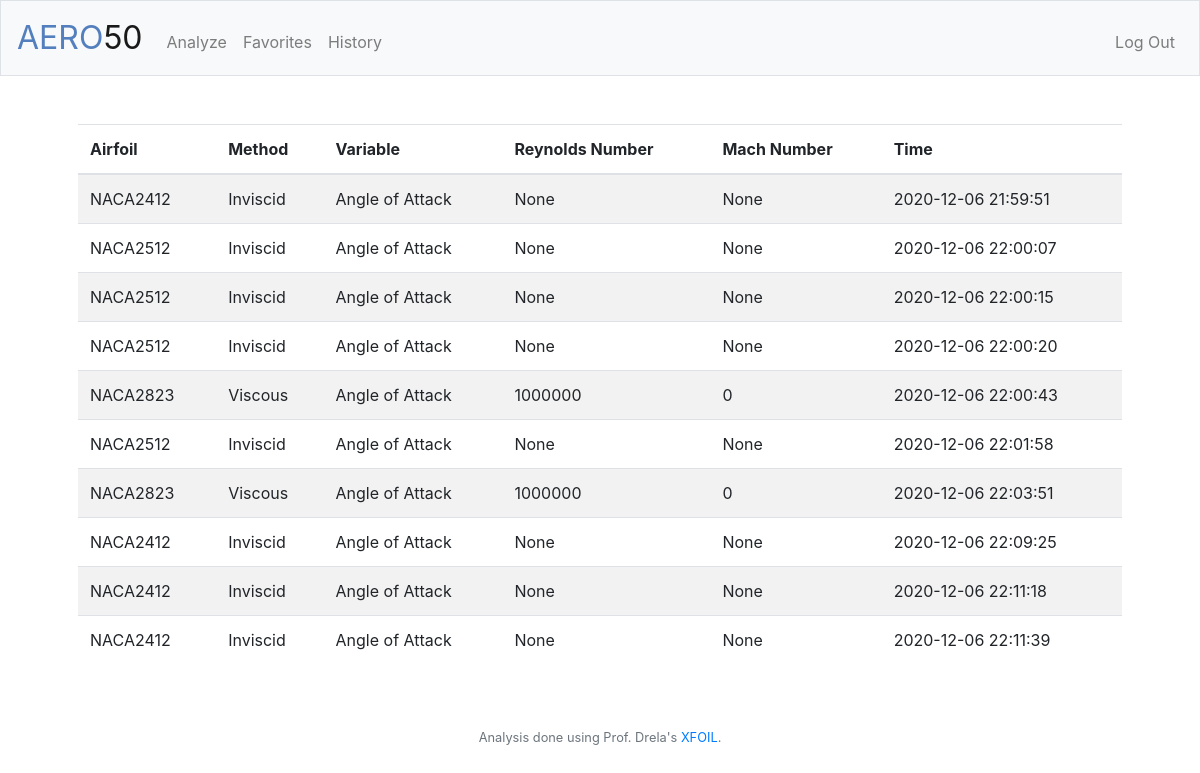
Screenshot of /history (signed in) with the database file from the repository.
### tables this page shows
CREATE TABLE analyses (id INTEGER, airfoil TEXT, method TEXT, variable TEXT, start NUMERIC, end NUMERIC, re NUMERIC, mach NUMERIC, favorites BOOL DEFAULT 0, analysis_id INTEGER, time DATETIME DEFAULT CURRENT_TIMESTAMP, step NUMERIC, max_iter INTEGER, PRIMARY KEY (analysis_id), FOREIGN KEY (id) REFERENCES users(id));

### application.py (the view)
@app.route("/history")
@login_required
def history():
    data = db.execute("SELECT * FROM analyses WHERE id = ?", session["user_id"])
    return render_template("history.html", data=data)

### application.py (called while the page is built)
@app.after_request
def after_request(response):
    response.headers["Cache-Control"] = "no-cache, no-store, must-revalidate"
    response.headers["Expires"] = 0
    response.headers["Pragma"] = "no-cache"
    return response

### helpers.py (called while the page is built)
def login_required(f):
    @wraps(f)
    def decorated_function(*args, **kwargs):
        if session.get("user_id") is None:
            return redirect("/login")
        return f(*args, **kwargs)
    return decorated_function

### templates/history.html (shortened to what this page needs)
{% extends "layout.html" %}
{% block main %}
    <main>
        <table class="table table-striped">
            <thead>
                <tr>
                    <th>Airfoil</th>
                    <th>Method</th>
                    <th>Variable</th>
                    <th>Reynolds Number</th>
                    <th>Mach Number</th>
                    <th>Time</th>
                </tr>
            </thead>
            <tbody>
                {% for analysis in data %}
                <tr>
                    <td>NACA{{ analysis.airfoil }}</td>
                    <td>{{ analysis.method }}</td>
                    <td>{{ analysis.variable }}</td>
                    <td>{{ analysis.re }}</td>
                    <td>{{ analysis.mach }}</td>
                    <td>{{ analysis.time }}</td>
                </tr>
                {% endfor %}
            </tbody>
        </table>
    </main>
{% endblock %}

### static/styles.css (style rules this page uses)
main { overflow-x: auto; text-align: center; }
main table { text-align: left; }

### rows the page displays
analyses: airfoil "2412", method "Inviscid", variable "Angle of Attack", re "None", mach "None", time "2020-12-06 21:59:51"
analyses: airfoil "2512", method "Inviscid", variable "Angle of Attack", re "None", mach "None", time "2020-12-06 22:00:07"
analyses: airfoil "2512", method "Inviscid", variable "Angle of Attack", re "None", mach "None", time "2020-12-06 22:00:15"
analyses: airfoil "2512", method "Inviscid", variable "Angle of Attack", re "None", mach "None", time "2020-12-06 22:00:20"
analyses: airfoil "2823", method "Viscous", variable "Angle of Attack", re "1000000", mach "0", time "2020-12-06 22:00:43"
analyses: airfoil "2512", method "Inviscid", variable "Angle of Attack", re "None", mach "None", time "2020-12-06 22:01:58"
analyses: airfoil "2823", method "Viscous", variable "Angle of Attack", re "1000000", mach "0", time "2020-12-06 22:03:51"
analyses: airfoil "2412", method "Inviscid", variable "Angle of Attack", re "None", mach "None", time "2020-12-06 22:09:25"
analyses: airfoil "2412", method "Inviscid", variable "Angle of Attack", re "None", mach "None", time "2020-12-06 22:11:18"
analyses: airfoil "2412", method "Inviscid", variable "Angle of Attack", re "None", mach "None", time "2020-12-06 22:11:39"
